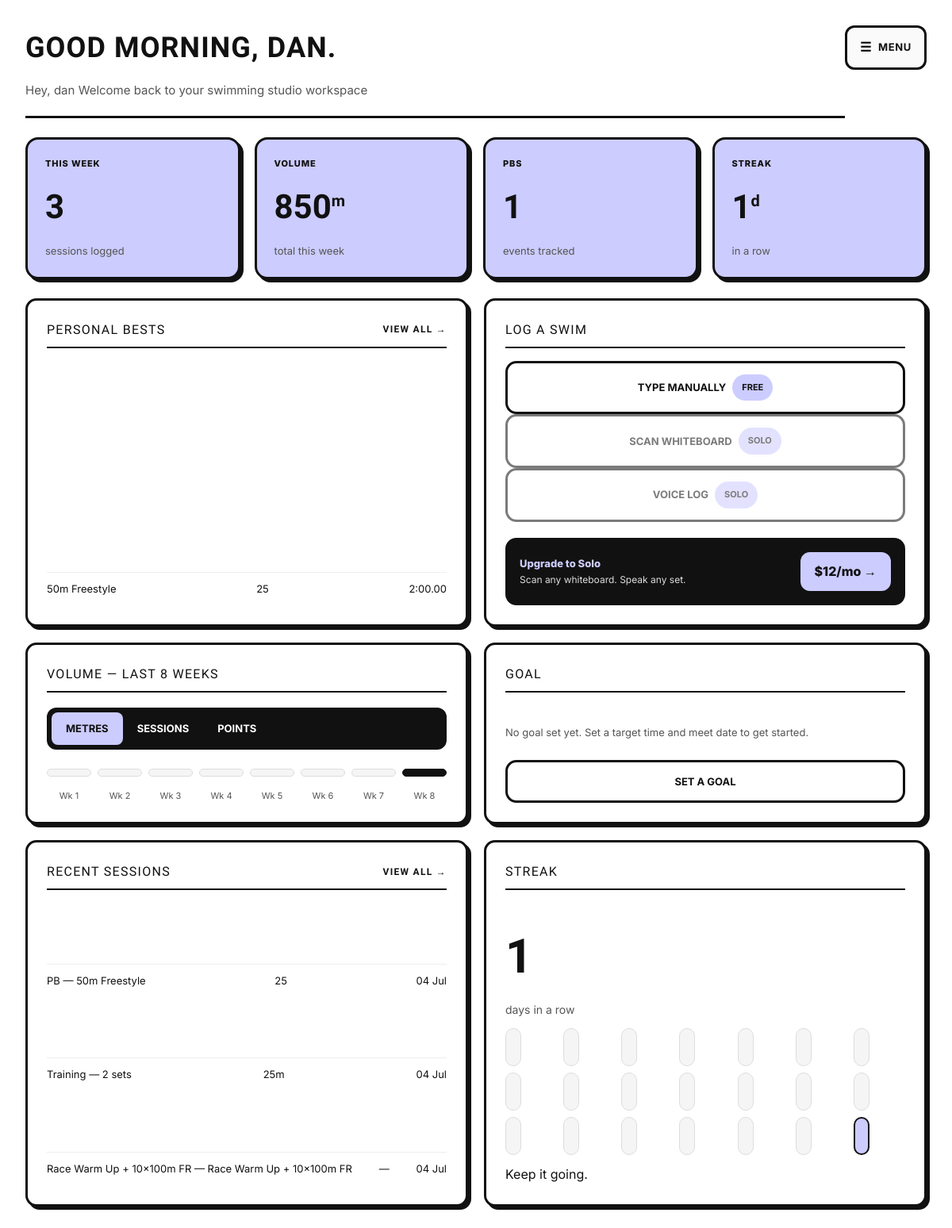
The page /dashboard (signed in) on the database its author committed.
### models.py (models this page shows, shortened)
class User(db.Model, UserMixin):
    __tablename__ = 'user'
    id = db.Column(db.Integer, primary_key=True)
    email = db.Column(db.String(150), unique=True, nullable=False)
    username = db.Column(db.String(80), unique=True, nullable=False)
    password = db.Column(db.String(200), nullable=False)
    created_at = db.Column(db.DateTime, default=datetime.utcnow)
    plan = db.Column(db.String(20), default='free')
    is_verified = db.Column(db.Boolean, default=False)
    is_admin = db.Column(db.Boolean, default=False)
    verify_code = db.Column(db.String(6), nullable=True)
    verify_code_sent_at = db.Column(db.DateTime, nullable=True)
    swims = db.relationship('Swim', backref='user', lazy=True)
    sessions = db.relationship('Session', backref='user', lazy=True)

class Swim(db.Model):
    __tablename__ = 'swim'
    id = db.Column(db.Integer, primary_key=True)
    user_id = db.Column(db.Integer, db.ForeignKey('user.id'), nullable=False)
    event = db.Column(db.String(50), nullable=False)
    pool = db.Column(db.String(10))
    stroke = db.Column(db.String(10))
    time = db.Column(db.String(20))
    notes = db.Column(db.Text)
    logged_at = db.Column(db.DateTime, default=datetime.utcnow)
    def time_in_seconds(self):
        t = self.time
        if not t:
            return None
        try:
            if ':' in t:
                mins, rest = t.split(':')
                return int(mins) * 60 + float(rest)
            return float(t)
        except:
            return None
    def distance(self):
        if not self.event:
            return 0
        match = re.match(r'\s*(\d+)', self.event)
        return int(match.group(1)) if match else 0

class Session(db.Model):
    __tablename__ = 'session'
    id = db.Column(db.Integer, primary_key=True)
    user_id = db.Column(db.Integer, db.ForeignKey('user.id'), nullable=False)
    session_type = db.Column(db.String(50))
    pool = db.Column(db.String(10))
    sets_data = db.Column(db.Text)
    notes = db.Column(db.Text)
    logged_at = db.Column(db.DateTime, default=datetime.utcnow)
    def get_sets(self):
        try:
            return json.loads(self.sets_data or '[]')
        except:
            return []
    def total_distance(self):
        total = 0
        for s in self.get_sets():
            try:
                total += int(s.get('reps', 0)) * int(s.get('dist', 0))
            except:
                pass
        return total

### routes.py (the view)
@main.route('/dashboard')
@login_required
def dashboard():
    from app import db
    from models import Swim, Session
    from datetime import timedelta
    swims = db.session.query(Swim).filter_by(user_id=current_user.id).order_by(Swim.logged_at.desc()).all()
    sessions = db.session.query(Session).filter_by(user_id=current_user.id).order_by(Session.logged_at.desc()).all()
    now = datetime.utcnow()
    week_start = now - timedelta(days=now.weekday())  # Monday 00:00
    week_start = week_start.replace(hour=0, minute=0, second=0, microsecond=0)
    sessions_this_week = [s for s in sessions if s.logged_at >= week_start]
    swims_this_week = [s for s in swims if s.logged_at >= week_start]
    volume_this_week = (
        sum(s.total_distance() for s in sessions_this_week) +
        sum(s.distance() for s in swims_this_week)
    )
    sessions_logged_count = len(sessions_this_week) + len(swims_this_week)
    all_dates = sorted(set(
        [s.logged_at.date() for s in swims] + [s.logged_at.date() for s in sessions]
    ), reverse=True)
    streak = 0
    if all_dates:
        expected = now.date()
        for d in all_dates:
            if d == expected:
                streak += 1
                expected -= timedelta(days=1)
            elif d == expected + timedelta(days=1):
                continue  # shouldn't happen given sort, safety only
            else:
                break
    weekly_volume = []
    for i in range(7, -1, -1):
        wk_start = week_start - timedelta(weeks=i)
        wk_end = wk_start + timedelta(days=7)
        wk_total = (
            sum(s.total_distance() for s in sessions if wk_start <= s.logged_at < wk_end) +
            sum(s.distance() for s in swims if wk_start <= s.logged_at < wk_end)
        )
        weekly_volume.append(wk_total)
    max_week = max(weekly_volume) if any(weekly_volume) else 1
    recent_activity = sorted(
        [
            {
                'kind': 'PB',
                'label': s.event,
                'pool': s.pool or '—',
                'logged_at': s.logged_at,
            } for s in swims
        ] + [
            {
                'kind': s.session_type or 'Session',
                'label': f"{len(s.get_sets())} set" + ('s' if len(s.get_sets()) != 1 else '') if s.get_sets() else (s.session_type or 'Session'),
                'pool': s.pool or '—',
                'logged_at': s.logged_at,
            } for s in sessions
        ],
        key=lambda x: x['logged_at'],
        reverse=True
    )[:5]
    best_by_event = {}
    for s in swims:
        secs = s.time_in_seconds()
        if secs is None:
            continue
        current = best_by_event.get(s.event)
        if current is None or secs < current['secs']:
            best_by_event[s.event] = {'event': s.event, 'time': s.time, 'pool': s.pool, 'secs': secs}
    personal_bests = sorted(best_by_event.values(), key=lambda x: x['secs'])[:5]
    logged_dates = set(all_dates)
    today = now.date()
    streak_days = [
        {'done': (today - timedelta(days=i)) in logged_dates, 'today': i == 0}
        for i in range(20, -1, -1)
    ]
    return render_template(
        'dashboard.html',
        swims=swims,
        sessions=sessions,
        sessions_this_week=sessions_logged_count,
        volume_this_week=volume_this_week,
        streak=streak,
        weekly_volume=weekly_volume,
        max_week=max_week,
        recent_activity=recent_activity,
        personal_bests=personal_bests,
        streak_days=streak_days
    )

### app.py (called while the page is built)
def create_app():
    app = Flask(__name__)
    app.config['SECRET_KEY'] = os.getenv('SECRET_KEY', 'dev-secret-key')
    app.config['SQLALCHEMY_DATABASE_URI'] = os.getenv(
        'DATABASE_URL',
        f"sqlite:///{os.path.join(BASE_DIR, 'stroke.db')}"
    )
    app.config['SQLALCHEMY_TRACK_MODIFICATIONS'] = False
    app.config['RESEND_API_KEY'] = os.getenv('RESEND_API_KEY')
    db.init_app(app)
    bcrypt.init_app(app)
    login_manager.init_app(app)
    login_manager.login_view = 'main.login'
    with app.app_context():
        from models import User
        @login_manager.user_loader
        def load_user(user_id):
            return db.session.get(User, int(user_id))
        from routes import main
        app.register_blueprint(main)
        db.create_all()
    return app

### templates/dashboard.html (shortened to what this page needs)
<!DOCTYPE html>
<html lang="en">
<head>
<link rel="stylesheet" href="{{ url_for('static', filename='css/main.css') }}">
<link rel="stylesheet" href="{{ url_for('static', filename='css/dashboard.css') }}">
<link rel="stylesheet" href="{{ url_for('static', filename='css/dashboard.css') }}">
</head>
<body>
<div class="app-container">
  <main class="main-workspace">
    <div class="workspace-header">
      <div class="greeting">
        <h1>Good morning, {{ current_user.username }}.</h1>
        <p>Hey, {{ current_user.username }} Welcome back to your swimming studio workspace</p>
      </div>
      <button class="drawer-toggle-btn" id="menuToggle">
        <span class="btn-icon">☰</span>
        <span class="btn-text">MENU</span>
      </button>
    </div>
    <div class="stats-row">
      <div class="stat">
        <div class="stat-label">This week</div>
        <div class="stat-val">{{ sessions_this_week }}</div>
        <div class="stat-sub">sessions logged</div>
      </div>
      <div class="stat">
        <div class="stat-label">Volume</div>
        <div class="stat-val">{{ volume_this_week }}<span class="unit-label">m</span></div>
        <div class="stat-sub">total this week</div>
      </div>
      <div class="stat">
        <div class="stat-label">PBs</div>
        <div class="stat-val">{{ personal_bests|length }}</div>
        <div class="stat-sub">{{ 'events tracked' if personal_bests else 'log a swim to start' }}</div>
      </div>
      <div class="stat">
        <div class="stat-label">Streak</div>
        <div class="stat-val">{{ streak }}<span class="unit-label">d</span></div>
        <div class="stat-sub">{{ 'in a row' if streak else 'log your first swim' }}</div>
      </div>
    </div>
    <div class="grid-2">
      <div class="panel">
        <div class="panel-label">Personal bests <span class="panel-action">View all →</span></div>
        {% if personal_bests %}
          {% for pb in personal_bests %}
            <div class="session-row">
              <span>{{ pb.event }}</span>
              <span>{{ pb.pool }}</span>
              <span>{{ pb.time }}</span>
            </div>
          {% endfor %}
        {% else %}
          <p class="panel-note">No swims logged yet. Log your first swim to start tracking PBs.</p>
          <a href="/log" class="log-btn no-underline mt-8"> Log your first swim</a>
        {% endif %}
      </div>
      <div class="panel">
        <div class="panel-label">Log a swim</div>
        <a href="/log" class="log-btn"> Type manually <span class="log-btn-badge">Free</span></a>
        <button class="log-btn locked" disabled> Scan whiteboard <span class="log-btn-badge">Solo</span></button>
        <button class="log-btn locked" disabled> Voice log <span class="log-btn-badge">Solo</span></button>
        <div class="upgrade-banner">
          <div>
            <div class="upgrade-text">Upgrade to Solo</div>
            <div class="upgrade-sub">Scan any whiteboard. Speak any set.</div>
          </div>
          <button class="upgrade-btn">$12/mo →</button>
        </div>
      </div>
    </div>
    <div class="grid-2">
      <div class="panel">
        <div class="panel-label">Volume — last 8 weeks</div>
        <div class="console-switch-group">
          <button class="console-switch-btn active">Metres</button>
          <button class="console-switch-btn">Sessions</button>
          <button class="console-switch-btn">Points</button>
        </div>
        <div class="chart-bars">
          {% for v in weekly_volume %}
          <div class="bar {{ 'active' if loop.last else '' }}" style="height:{{ [(v / max_week * 100)|round(0, 'floor')|int, 4]|max }}%" title="{{ v }}m"></div>
          {% endfor %}
        </div>
        <div class="chart-labels">
          <div class="chart-lbl">Wk 1</div>
          <div class="chart-lbl">Wk 2</div>
          <div class="chart-lbl">Wk 3</div>
          <div class="chart-lbl">Wk 4</div>
          <div class="chart-lbl">Wk 5</div>
          <div class="chart-lbl">Wk 6</div>
          <div class="chart-lbl">Wk 7</div>
          <div class="chart-lbl">Wk 8</div>
        </div>
      </div>
      <div class="panel">
        <div class="panel-label">Goal</div>
        <p class="panel-note">No goal set yet. Set a target time and meet date to get started.</p>
        <a href="/goals" class="log-btn no-underline">Set a goal</a>
      </div>
    </div>
    <div class="grid-2">
      <div class="panel">
        <div class="panel-label">Recent sessions <span class="panel-action">View all →</span></div>
        {% if recent_activity %}
          {% for a in recent_activity %}
            <div class="session-row">
              <span>{{ a.kind }} — {{ a.label }}</span>
              <span>{{ a.pool }}</span>
              <span>{{ a.logged_at.strftime('%d %b') }}</span>
            </div>
          {% endfor %}
        {% else %}
          <p class="panel-note">No sessions yet. Log your first swim to see it here.</p>
        {% endif %}
      </div>
      <div class="panel">
        <div class="panel-label">Streak</div>
        <div class="points-big">{{ streak }}</div>
        <div class="points-label">days in a row</div>
        <div class="streak-grid">
          {% for day in streak_days %}
          <div class="s-day {{ 'done' if day.done else '' }} {{ 'today' if day.today else '' }}"></div>
          {% endfor %}
        </div>
        <div class="streak-label">{{ 'Keep it going.' if streak else 'Log your first swim to start' }}</div>
      </div>
    </div>
  </main>
</div>
</body>
</html>

### static/css/main.css (style rules this page uses)
*, *::before, *::after { box-sizing: border-box; margin: 0; padding: 0; }
html { scroll-behavior: smooth; }
body { font-family: 'Inter', sans-serif; background: #fcfcff; color: #111111; line-height: 1.6; min-height: 100vh; }
button, input, textarea, select { font: inherit; }
button, a { cursor: pointer; }
a { color: inherit; text-decoration: none; }
button { border: none; background: none; }
.panel { background: #ffffff; border: 3px solid #ccccff; border-radius: 16px; padding: 24px; box-shadow: 4px 4px 0 #e5e5ff; }
.panel-label { display: flex; justify-content: space-between; align-items: center; font-family: 'Antonio', sans-serif; font-size: 16px; text-transform: uppercase; letter-spacing: 0.08em; color: #111111; border-bottom: 2px solid #ccccff; padding-bottom: 10px; margin-bottom: 18px; }
.log-btn { display: inline-flex; align-items: center; justify-content: center; gap: 8px; width: 100%; padding: 14px 16px; border: 2.5px solid #ccccff; border-radius: 12px; background: #ffffff; color: #111111; font-size: 13px; font-weight: 700; text-transform: uppercase; transition: background 0.15s ease, box-shadow 0.15s ease; }
.log-btn.locked { opacity: 0.45; cursor: default; }
.panel-note { font-size: 13px; color: #555555; margin: 12px 0; }
.chart-bars { display: flex; align-items: flex-end; gap: 6px; }
.bar { flex: 1; min-height: 10px; background: #f5f5f5; border: 1.5px solid #ddd; border-radius: 12px 12px 0 0; transition: background 0.15s ease, border-color 0.15s ease; }
.bar.active { background: #ccccff; border-color: #ccccff; }
.s-day { width: 20px; height: 20px; border-radius: 6px; background: #f5f5f5; border: 1.5px solid #ddd; }
.s-day.done { background: #111111; border-color: #111111; }
.s-day.today { background: #ccccff; border: 2px solid #ccccff; }

### rows shown on the page
User: username "DAN", username "dan"
Swim: event "50m Freestyle", pool "25", time "2:00.00", kind "PB", label "50m Freestyle", logged_at "04 Jul"

### other values the page prints
{{ sessions_this_week }} "3"
{{ volume_this_week }} "850"
{{ personal_bests|length }} "1"
{{ 'events tracked' if personal_bests else 'log a swim to start' }} "events tracked"
{{ streak }} "1"
{{ 'in a row' if streak else 'log your first swim' }} "in a row"
{{ a.kind }} "Training"
{{ a.label }} "2 sets"
{{ a.pool }} "25m"
{{ a.logged_at.strftime('%d %b') }} "04 Jul"
{{ a.kind }} "Race Warm Up + 10×100m FR"
{{ a.label }} "Race Warm Up + 10×100m FR"
{{ a.pool }} "—"
{{ 'Keep it going.' if streak else 'Log your first swim to start' }} "Keep it going."
